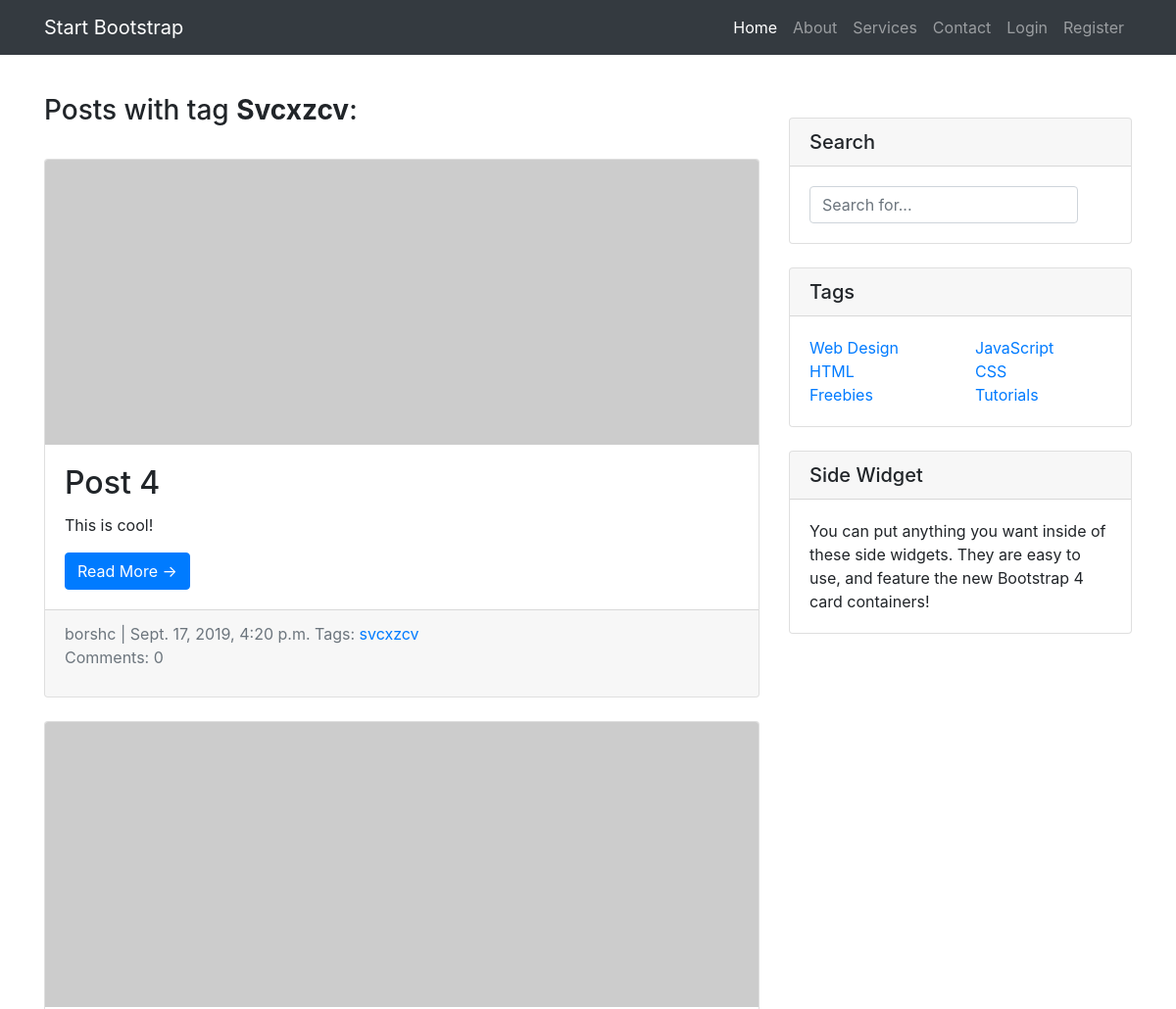
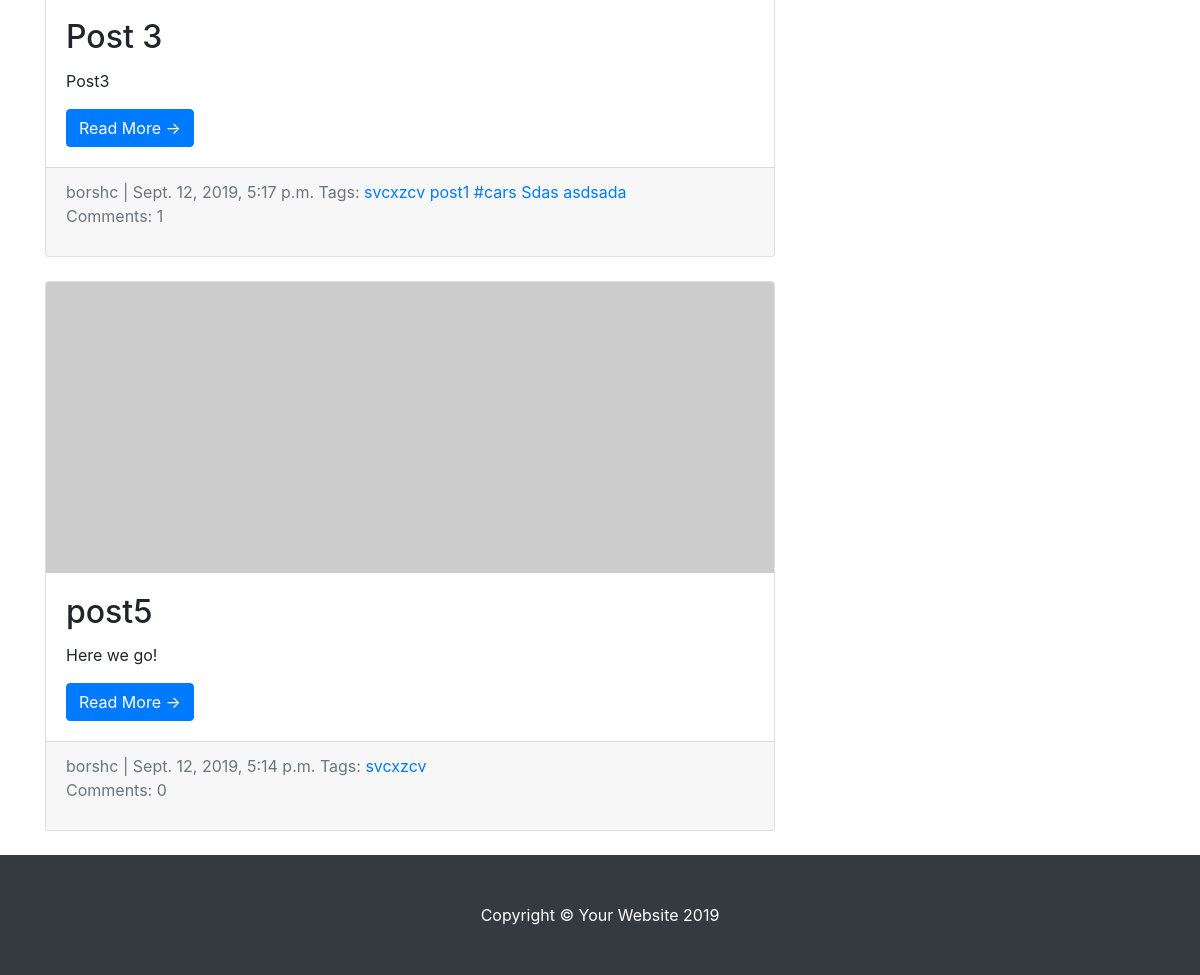
The app's page /tag/345 with its own data (2 pictures, top to bottom).
### app/models.py (models this page shows, shortened)
class Tag(models.Model):
    title = models.CharField(max_length=50)
    slug = models.SlugField(max_length=50, unique=True, default=uuid.uuid1)
    def get_absolute_url(self):
        return reverse('tag_detail_url', kwargs={'slug': self.slug})

class Post(models.Model):
    slug = models.SlugField(max_length=200, unique=True, default=uuid.uuid1)
    title = models.CharField(max_length=200, unique=True)
    description = models.TextField(max_length=2000, unique=True)
    author = models.ForeignKey(User, on_delete=models.CASCADE)
    created_on = models.DateTimeField(auto_now_add=True)
    updated_on = models.DateTimeField(auto_now_add=True)
    status = models.IntegerField(choices=STATUS, default=0)
    tags = models.ManyToManyField('Tag', blank=True, related_name='posts')
    def approved_comments(self):
        return self.comments.filter(approved_comment=True)
    class Meta:
        ordering = ['-created_on']

### app/views.py (the view)
# urls.py: path('tag/<str:slug>', views.tag_detail, name='tag_detail_url'),
def tag_detail(request, slug):
    tag = Tag.objects.get(slug__iexact=slug)  # slug_iexact is a sort method
    return render(request, 'tag_detail.html', context={'tag': tag})

### app/templates/tag_detail.html
{% extends 'base.html' %}
{% block content %}
    <div>
        <h3>Posts with tag <b>{{ tag.title|title }}</b>:</h3>
        <br/>
        <div class="grid-x">
            {% for post in tag.posts.all %}
                <div class="card mb-4">
                    <img class="card-img-top" src="http://placehold.it/750x300" alt="Card image cap">
                    <div class="card-body">
                        <h2 class="card-title">{{ post.title }}</h2>
                        <p class="card-text">{{ post.description|slice:":200" }}</p>
                        <a href="{% url 'post_detail' post.slug %}" class="btn btn-primary">Read More &rarr;</a>
                    </div>
                    <div class="card-footer text-muted">
                        {{ post.author }} | {{ post.created_on }}
                        Tags:
                        {% for tag in post.tags.all %}
                            <a href="{{ tag.get_absolute_url }}">
                                {{ tag.title }}
                            </a>
                        {% empty %}
                            none
                        {% endfor %}
                        <p> Comments: {{ post.approved_comments.count }}</p>
                    </div>
                </div>
            {% endfor %}
        </div>
    </div>
{% endblock %}

### app/templates/base.html (shortened to what this page needs)
<!DOCTYPE html>
<html lang="en">
<head>
    <link rel="stylesheet" href="https://stackpath.bootstrapcdn.com/bootstrap/4.3.1/css/bootstrap.min.css"
>
</head>
<body>
<nav class="navbar navbar-expand-lg navbar-dark bg-dark fixed-top">
    <div class="container">
        <a class="navbar-brand" href="#">Start Bootstrap</a>
        <div class="collapse navbar-collapse" id="navbarResponsive">
            <ul class="navbar-nav ml-auto">
                <li class="nav-item active">
                    <a class="nav-link" href='{% url "home" %}'>Home
                    </a>
                </li>
                <li class="nav-item">
                    <a class="nav-link" href="#">About</a>
                </li>
                <li class="nav-item">
                    <a class="nav-link" href="#">Services</a>
                </li>
                <li class="nav-item">
                    <a class="nav-link" href="#">Contact</a>
                </li>
                {% if user.is_authenticated %}
                    <li class="nav-item"><a class="nav-link">User: {{ user.get_username }}</a></li>
                    <li><a class="nav-link" href="{% url "logout" %}?next={{ request.path }}">Logout</a></li>
                {% else %}
                    <li><a class="nav-link" href="{% url "login" %}?next={{ request.path }}">Login</a></li>
                    <li class="nav-item">
                        <a class="nav-link" href="{% url 'registration' %}">Register</a>
                    </li>
                {% endif %}
            </ul>
        </div>
    </div>
</nav>
<br>
<br>
<br>
<br>
<div class="container">
    <div class="row">
        <div class="col-md-8">
            {% block content %}
            {% endblock content %}
        </div>
        <div class="col-md-4">
            <div class="card my-4">
                <h5 class="card-header">Search</h5>
                <div class="card-body">
                    <div class="input-group">
                        <form action="{% url 'search_results' %}" method="get">
                        <input name="q" type="text" class="form-control" placeholder="Search for...">
                        </form>
                    </div>
                </div>
            </div>
            <div class="card my-4">
                <h5 class="card-header">Tags</h5>
                <div class="card-body">
                    <div class="row">
                        <div class="col-lg-6">
                            <ul class="list-unstyled mb-0">
                                <li>
                                    <a href="#">Web Design</a>
                                </li>
                                <li>
                                    <a href="#">HTML</a>
                                </li>
                                <li>
                                    <a href="#">Freebies</a>
                                </li>
                            </ul>
                        </div>
                        <div class="col-lg-6">
                            <ul class="list-unstyled mb-0">
                                <li>
                                    <a href="#">JavaScript</a>
                                </li>
                                <li>
                                    <a href="#">CSS</a>
                                </li>
                                <li>
                                    <a href="#">Tutorials</a>
                                </li>
                            </ul>
                        </div>
                    </div>
                </div>
            </div>
            <div class="card my-4">
                <h5 class="card-header">Side Widget</h5>
                <div class="card-body">
                    You can put anything you want inside of these side widgets. They are easy to use, and feature the
                    new Bootstrap 4 card containers!
                </div>
            </div>
        </div>
    </div>
</div>
<footer class="py-5 bg-dark">
    <div class="container">
        <p class="m-0 text-center text-white">Copyright &copy; Your Website 2019</p>
    </div>
</footer>
</body>
</html>

### records on screen
Tag: title "Svcxzcv", title "svcxzcv"
Post: title "Post 4", description "This is cool!", author "borshc", created_on "Sept. 17, 2019, 4:20 p.m.", approved_comments.count "0"
Post: title "Post 3", description "Post3", author "borshc", created_on "Sept. 12, 2019, 5:17 p.m.", approved_comments.count "1"
Tag: title "post1"
Tag: title "#cars"
Tag: title "Sdas"
Tag: title "asdsada"
Post: title "post5", description "Here we go!", author "borshc", created_on "Sept. 12, 2019, 5:14 p.m.", approved_comments.count "0"
